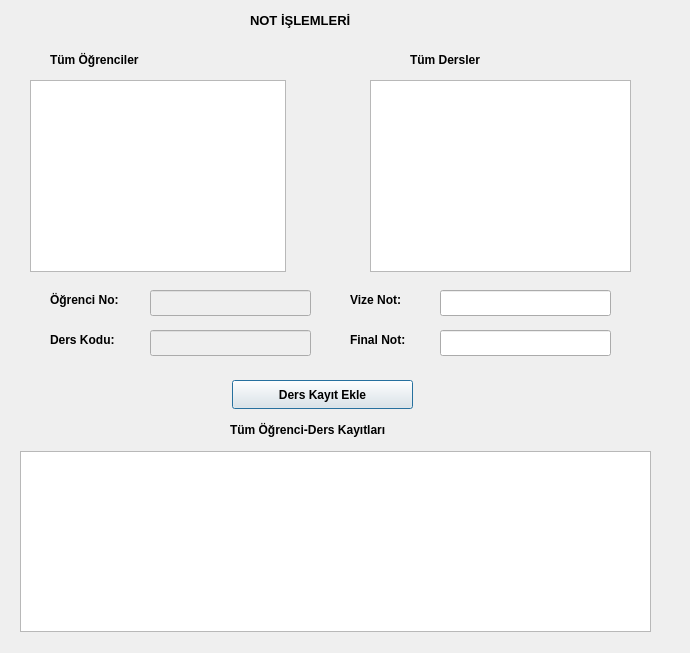
<?xml version="1.0" encoding="UTF-8"?>
<ui version="4.0">
 <class>Notlar</class>
 <widget class="QDialog" name="Notlar">
  <property name="geometry">
   <rect>
    <x>0</x>
    <y>0</y>
    <width>690</width>
    <height>653</height>
   </rect>
  </property>
  <property name="font">
   <font>
    <bold>true</bold>
   </font>
  </property>
  <property name="windowTitle">
   <string>Dialog</string>
  </property>
  <widget class="QLabel" name="label">
   <property name="geometry">
    <rect>
     <x>250</x>
     <y>10</y>
     <width>161</width>
     <height>20</height>
    </rect>
   </property>
   <property name="palette">
    <palette>
     <active>
      <colorrole role="WindowText">
       <brush brushstyle="SolidPattern">
        <color alpha="255">
         <red>255</red>
         <green>0</green>
         <blue>0</blue>
        </color>
       </brush>
      </colorrole>
      <colorrole role="Button">
       <brush brushstyle="SolidPattern">
        <color alpha="255">
         <red>240</red>
         <green>240</green>
         <blue>240</blue>
        </color>
       </brush>
      </colorrole>
      <colorrole role="Light">
       <brush brushstyle="SolidPattern">
        <color alpha="255">
         <red>255</red>
         <green>255</green>
         <blue>255</blue>
        </color>
       </brush>
      </colorrole>
      <colorrole role="Midlight">
       <brush brushstyle="SolidPattern">
        <color alpha="255">
         <red>227</red>
         <green>227</green>
         <blue>227</blue>
        </color>
       </brush>
      </colorrole>
      <colorrole role="Dark">
       <brush brushstyle="SolidPattern">
        <color alpha="255">
         <red>160</red>
         <green>160</green>
         <blue>160</blue>
        </color>
       </brush>
      </colorrole>
      <colorrole role="Mid">
       <brush brushstyle="SolidPattern">
        <color alpha="255">
         <red>160</red>
         <green>160</green>
         <blue>160</blue>
        </color>
       </brush>
      </colorrole>
      <colorrole role="Text">
       <brush brushstyle="SolidPattern">
        <color alpha="255">
         <red>0</red>
         <green>0</green>
         <blue>0</blue>
        </color>
       </brush>
      </colorrole>
      <colorrole role="BrightText">
       <brush brushstyle="SolidPattern">
        <color alpha="255">
         <red>255</red>
         <green>255</green>
         <blue>255</blue>
        </color>
       </brush>
      </colorrole>
      <colorrole role="ButtonText">
       <brush brushstyle="SolidPattern">
        <color alpha="255">
         <red>0</red>
         <green>0</green>
         <blue>0</blue>
        </color>
       </brush>
      </colorrole>
      <colorrole role="Base">
       <brush brushstyle="SolidPattern">
        <color alpha="255">
         <red>255</red>
         <green>255</green>
         <blue>255</blue>
        </color>
       </brush>
      </colorrole>
      <colorrole role="Window">
       <brush brushstyle="SolidPattern">
        <color alpha="255">
         <red>240</red>
         <green>240</green>
         <blue>240</blue>
        </color>
       </brush>
      </colorrole>
      <colorrole role="Shadow">
       <brush brushstyle="SolidPattern">
        <color alpha="255">
         <red>105</red>
         <green>105</green>
         <blue>105</blue>
        </color>
       </brush>
      </colorrole>
      <colorrole role="Highlight">
       <brush brushstyle="SolidPattern">
        <color alpha="255">
         <red>0</red>
         <green>120</green>
         <blue>215</blue>
        </color>
       </brush>
      </colorrole>
      <colorrole role="HighlightedText">
       <brush brushstyle="SolidPattern">
        <color alpha="255">
         <red>255</red>
         <green>255</green>
         <blue>255</blue>
        </color>
       </brush>
      </colorrole>
      <colorrole role="Link">
       <brush brushstyle="SolidPattern">
        <color alpha="255">
         <red>0</red>
         <green>0</green>
         <blue>255</blue>
        </color>
       </brush>
      </colorrole>
      <colorrole role="LinkVisited">
       <brush brushstyle="SolidPattern">
        <color alpha="255">
         <red>255</red>
         <green>0</green>
         <blue>255</blue>
        </color>
       </brush>
      </colorrole>
      <colorrole role="AlternateBase">
       <brush brushstyle="SolidPattern">
        <color alpha="255">
         <red>245</red>
         <green>245</green>
         <blue>245</blue>
        </color>
       </brush>
      </colorrole>
      <colorrole role="NoRole">
       <brush brushstyle="SolidPattern">
        <color alpha="255">
         <red>0</red>
         <green>0</green>
         <blue>0</blue>
        </color>
       </brush>
      </colorrole>
      <colorrole role="ToolTipBase">
       <brush brushstyle="SolidPattern">
        <color alpha="255">
         <red>255</red>
         <green>255</green>
         <blue>220</blue>
        </color>
       </brush>
      </colorrole>
      <colorrole role="ToolTipText">
       <brush brushstyle="SolidPattern">
        <color alpha="255">
         <red>0</red>
         <green>0</green>
         <blue>0</blue>
        </color>
       </brush>
      </colorrole>
      <colorrole role="PlaceholderText">
       <brush brushstyle="SolidPattern">
        <color alpha="128">
         <red>0</red>
         <green>0</green>
         <blue>0</blue>
        </color>
       </brush>
      </colorrole>
     </active>
     <inactive>
      <colorrole role="WindowText">
       <brush brushstyle="SolidPattern">
        <color alpha="255">
         <red>0</red>
         <green>0</green>
         <blue>0</blue>
        </color>
       </brush>
      </colorrole>
      <colorrole role="Button">
       <brush brushstyle="SolidPattern">
        <color alpha="255">
         <red>240</red>
         <green>240</green>
         <blue>240</blue>
        </color>
       </brush>
      </colorrole>
      <colorrole role="Light">
       <brush brushstyle="SolidPattern">
        <color alpha="255">
         <red>255</red>
         <green>255</green>
         <blue>255</blue>
        </color>
       </brush>
      </colorrole>
      <colorrole role="Midlight">
       <brush brushstyle="SolidPattern">
        <color alpha="255">
         <red>227</red>
         <green>227</green>
         <blue>227</blue>
        </color>
       </brush>
      </colorrole>
      <colorrole role="Dark">
       <brush brushstyle="SolidPattern">
        <color alpha="255">
         <red>160</red>
         <green>160</green>
         <blue>160</blue>
        </color>
       </brush>
      </colorrole>
      <colorrole role="Mid">
       <brush brushstyle="SolidPattern">
        <color alpha="255">
         <red>160</red>
         <green>160</green>
         <blue>160</blue>
        </color>
       </brush>
      </colorrole>
      <colorrole role="Text">
       <brush brushstyle="SolidPattern">
        <color alpha="255">
         <red>0</red>
         <green>0</green>
         <blue>0</blue>
        </color>
       </brush>
      </colorrole>
      <colorrole role="BrightText">
       <brush brushstyle="SolidPattern">
        <color alpha="255">
         <red>255</red>
         <green>255</green>
         <blue>255</blue>
        </color>
       </brush>
      </colorrole>
      <colorrole role="ButtonText">
       <brush brushstyle="SolidPattern">
        <color alpha="255">
         <red>0</red>
         <green>0</green>
         <blue>0</blue>
        </color>
       </brush>
      </colorrole>
      <colorrole role="Base">
       <brush brushstyle="SolidPattern">
        <color alpha="255">
         <red>255</red>
         <green>255</green>
         <blue>255</blue>
        </color>
       </brush>
      </colorrole>
      <colorrole role="Window">
       <brush brushstyle="SolidPattern">
        <color alpha="255">
         <red>240</red>
         <green>240</green>
         <blue>240</blue>
        </color>
       </brush>
      </colorrole>
      <colorrole role="Shadow">
       <brush brushstyle="SolidPattern">
        <color alpha="255">
         <red>105</red>
         <green>105</green>
         <blue>105</blue>
        </color>
       </brush>
      </colorrole>
      <colorrole role="Highlight">
       <brush brushstyle="SolidPattern">
        <color alpha="255">
         <red>240</red>
         <green>240</green>
         <blue>240</blue>
        </color>
       </brush>
      </colorrole>
      <colorrole role="HighlightedText">
       <brush brushstyle="SolidPattern">
        <color alpha="255">
         <red>0</red>
         <green>0</green>
         <blue>0</blue>
        </color>
       </brush>
      </colorrole>
      <colorrole role="Link">
       <brush brushstyle="SolidPattern">
        <color alpha="255">
         <red>0</red>
         <green>0</green>
         <blue>255</blue>
        </color>
       </brush>
      </colorrole>
      <colorrole role="LinkVisited">
       <brush brushstyle="SolidPattern">
        <color alpha="255">
         <red>255</red>
         <green>0</green>
         <blue>255</blue>
        </color>
       </brush>
      </colorrole>
      <colorrole role="AlternateBase">
       <brush brushstyle="SolidPattern">
        <color alpha="255">
         <red>245</red>
         <green>245</green>
         <blue>245</blue>
        </color>
       </brush>
      </colorrole>
      <colorrole role="NoRole">
       <brush brushstyle="NoBrush">
        <color alpha="255">
         <red>0</red>
         <green>0</green>
         <blue>0</blue>
        </color>
       </brush>
      </colorrole>
      <colorrole role="ToolTipBase">
       <brush brushstyle="SolidPattern">
        <color alpha="255">
         <red>255</red>
         <green>255</green>
         <blue>220</blue>
        </color>
       </brush>
      </colorrole>
      <colorrole role="ToolTipText">
       <brush brushstyle="SolidPattern">
        <color alpha="255">
         <red>0</red>
         <green>0</green>
         <blue>0</blue>
        </color>
       </brush>
      </colorrole>
      <colorrole role="PlaceholderText">
       <brush brushstyle="SolidPattern">
        <color alpha="128">
         <red>0</red>
         <green>0</green>
         <blue>0</blue>
        </color>
       </brush>
      </colorrole>
     </inactive>
     <disabled>
      <colorrole role="WindowText">
       <brush brushstyle="SolidPattern">
        <color alpha="255">
         <red>120</red>
         <green>120</green>
         <blue>120</blue>
        </color>
       </brush>
      </colorrole>
      <colorrole role="Button">
       <brush brushstyle="SolidPattern">
        <color alpha="255">
         <red>240</red>
         <green>240</green>
         <blue>240</blue>
        </color>
       </brush>
      </colorrole>
      <colorrole role="Light">
       <brush brushstyle="SolidPattern">
        <color alpha="255">
         <red>255</red>
         <green>255</green>
         <blue>255</blue>
        </color>
       </brush>
      </colorrole>
      <colorrole role="Midlight">
       <brush brushstyle="SolidPattern">
        <color alpha="255">
         <red>247</red>
         <green>247</green>
         <blue>247</blue>
        </color>
       </brush>
      </colorrole>
      <colorrole role="Dark">
       <brush brushstyle="SolidPattern">
        <color alpha="255">
         <red>160</red>
         <green>160</green>
         <blue>160</blue>
        </color>
       </brush>
      </colorrole>
      <colorrole role="Mid">
       <brush brushstyle="SolidPattern">
        <color alpha="255">
         <red>160</red>
         <green>160</green>
         <blue>160</blue>
        </color>
       </brush>
      </colorrole>
      <colorrole role="Text">
       <brush brushstyle="SolidPattern">
        <color alpha="255">
         <red>120</red>
         <green>120</green>
         <blue>120</blue>
        </color>
       </brush>
      </colorrole>
      <colorrole role="BrightText">
       <brush brushstyle="SolidPattern">
        <color alpha="255">
         <red>255</red>
         <green>255</green>
         <blue>255</blue>
        </color>
       </brush>
      </colorrole>
      <colorrole role="ButtonText">
       <brush brushstyle="SolidPattern">
        <color alpha="255">
         <red>120</red>
         <green>120</green>
         <blue>120</blue>
        </color>
       </brush>
      </colorrole>
      <colorrole role="Base">
       <brush brushstyle="SolidPattern">
        <color alpha="255">
         <red>240</red>
         <green>240</green>
         <blue>240</blue>
        </color>
       </brush>
      </colorrole>
      <colorrole role="Window">
       <brush brushstyle="SolidPattern">
        <color alpha="255">
         <red>240</red>
         <green>240</green>
         <blue>240</blue>
        </color>
       </brush>
      </colorrole>
      <colorrole role="Shadow">
       <brush brushstyle="SolidPattern">
        <color alpha="255">
         <red>0</red>
         <green>0</green>
         <blue>0</blue>
        </color>
       </brush>
      </colorrole>
      <colorrole role="Highlight">
       <brush brushstyle="SolidPattern">
        <color alpha="255">
         <red>0</red>
         <green>120</green>
         <blue>215</blue>
        </color>
       </brush>
      </colorrole>
      <colorrole role="HighlightedText">
       <brush brushstyle="SolidPattern">
        <color alpha="255">
         <red>255</red>
         <green>255</green>
         <blue>255</blue>
        </color>
       </brush>
      </colorrole>
      <colorrole role="Link">
       <brush brushstyle="SolidPattern">
        <color alpha="255">
         <red>0</red>
         <green>0</green>
         <blue>255</blue>
        </color>
       </brush>
      </colorrole>
      <colorrole role="LinkVisited">
       <brush brushstyle="SolidPattern">
        <color alpha="255">
         <red>255</red>
         <green>0</green>
         <blue>255</blue>
        </color>
       </brush>
      </colorrole>
      <colorrole role="AlternateBase">
       <brush brushstyle="SolidPattern">
        <color alpha="255">
         <red>245</red>
         <green>245</green>
         <blue>245</blue>
        </color>
       </brush>
      </colorrole>
      <colorrole role="NoRole">
       <brush brushstyle="NoBrush">
        <color alpha="255">
         <red>0</red>
         <green>0</green>
         <blue>0</blue>
        </color>
       </brush>
      </colorrole>
      <colorrole role="ToolTipBase">
       <brush brushstyle="SolidPattern">
        <color alpha="255">
         <red>255</red>
         <green>255</green>
         <blue>220</blue>
        </color>
       </brush>
      </colorrole>
      <colorrole role="ToolTipText">
       <brush brushstyle="SolidPattern">
        <color alpha="255">
         <red>0</red>
         <green>0</green>
         <blue>0</blue>
        </color>
       </brush>
      </colorrole>
      <colorrole role="PlaceholderText">
       <brush brushstyle="SolidPattern">
        <color alpha="128">
         <red>0</red>
         <green>0</green>
         <blue>0</blue>
        </color>
       </brush>
      </colorrole>
     </disabled>
    </palette>
   </property>
   <property name="font">
    <font>
     <pointsize>10</pointsize>
     <bold>true</bold>
    </font>
   </property>
   <property name="text">
    <string>NOT İŞLEMLERİ</string>
   </property>
  </widget>
  <widget class="QLabel" name="label_2">
   <property name="geometry">
    <rect>
     <x>50</x>
     <y>50</y>
     <width>111</width>
     <height>20</height>
    </rect>
   </property>
   <property name="font">
    <font>
     <bold>true</bold>
    </font>
   </property>
   <property name="text">
    <string>Tüm Öğrenciler</string>
   </property>
  </widget>
  <widget class="QLabel" name="label_3">
   <property name="geometry">
    <rect>
     <x>50</x>
     <y>290</y>
     <width>91</width>
     <height>20</height>
    </rect>
   </property>
   <property name="font">
    <font>
     <bold>true</bold>
    </font>
   </property>
   <property name="text">
    <string>Öğrenci No:</string>
   </property>
  </widget>
  <widget class="QLabel" name="label_4">
   <property name="geometry">
    <rect>
     <x>50</x>
     <y>330</y>
     <width>81</width>
     <height>20</height>
    </rect>
   </property>
   <property name="font">
    <font>
     <bold>true</bold>
    </font>
   </property>
   <property name="text">
    <string>Ders Kodu:</string>
   </property>
  </widget>
  <widget class="QLabel" name="label_5">
   <property name="geometry">
    <rect>
     <x>350</x>
     <y>290</y>
     <width>71</width>
     <height>20</height>
    </rect>
   </property>
   <property name="font">
    <font>
     <bold>true</bold>
    </font>
   </property>
   <property name="text">
    <string>Vize Not:</string>
   </property>
  </widget>
  <widget class="QLabel" name="label_6">
   <property name="geometry">
    <rect>
     <x>350</x>
     <y>330</y>
     <width>71</width>
     <height>20</height>
    </rect>
   </property>
   <property name="text">
    <string>Final Not:</string>
   </property>
  </widget>
  <widget class="QLabel" name="label_7">
   <property name="geometry">
    <rect>
     <x>410</x>
     <y>50</y>
     <width>91</width>
     <height>20</height>
    </rect>
   </property>
   <property name="font">
    <font>
     <bold>true</bold>
    </font>
   </property>
   <property name="text">
    <string>Tüm Dersler</string>
   </property>
  </widget>
  <widget class="QLineEdit" name="lineEdit_ogr_no">
   <property name="enabled">
    <bool>false</bool>
   </property>
   <property name="geometry">
    <rect>
     <x>150</x>
     <y>290</y>
     <width>161</width>
     <height>26</height>
    </rect>
   </property>
  </widget>
  <widget class="QLineEdit" name="lineEdit_derskodu">
   <property name="enabled">
    <bool>false</bool>
   </property>
   <property name="geometry">
    <rect>
     <x>150</x>
     <y>330</y>
     <width>161</width>
     <height>26</height>
    </rect>
   </property>
  </widget>
  <widget class="QLineEdit" name="lineEdit_vizenot">
   <property name="geometry">
    <rect>
     <x>440</x>
     <y>290</y>
     <width>171</width>
     <height>26</height>
    </rect>
   </property>
  </widget>
  <widget class="QLineEdit" name="lineEdit_finalnot">
   <property name="geometry">
    <rect>
     <x>440</x>
     <y>330</y>
     <width>171</width>
     <height>26</height>
    </rect>
   </property>
  </widget>
  <widget class="QPushButton" name="pushButton_ders_kayit_ekle">
   <property name="geometry">
    <rect>
     <x>232</x>
     <y>380</y>
     <width>181</width>
     <height>29</height>
    </rect>
   </property>
   <property name="text">
    <string>Ders Kayıt Ekle</string>
   </property>
  </widget>
  <widget class="QLabel" name="label_8">
   <property name="geometry">
    <rect>
     <x>230</x>
     <y>420</y>
     <width>201</width>
     <height>20</height>
    </rect>
   </property>
   <property name="text">
    <string>Tüm Öğrenci-Ders Kayıtları</string>
   </property>
  </widget>
  <widget class="QTableView" name="tableView_tumogrenciler">
   <property name="geometry">
    <rect>
     <x>30</x>
     <y>80</y>
     <width>256</width>
     <height>192</height>
    </rect>
   </property>
  </widget>
  <widget class="QTableView" name="tableView_tumdersler">
   <property name="geometry">
    <rect>
     <x>370</x>
     <y>80</y>
     <width>261</width>
     <height>192</height>
    </rect>
   </property>
  </widget>
  <widget class="QTableView" name="tableView_ogr_ders_not">
   <property name="geometry">
    <rect>
     <x>20</x>
     <y>451</y>
     <width>631</width>
     <height>181</height>
    </rect>
   </property>
  </widget>
 </widget>
 <resources/>
 <connections/>
</ui>
